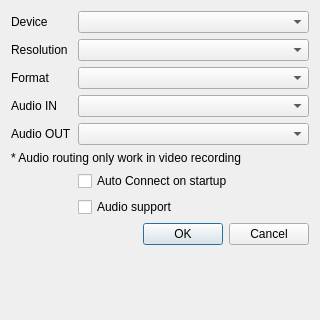
<?xml version="1.0" encoding="UTF-8"?>
<ui version="4.0">
 <class>Dialog</class>
 <widget class="QDialog" name="Dialog">
  <property name="windowModality">
   <enum>Qt::NonModal</enum>
  </property>
  <property name="geometry">
   <rect>
    <x>0</x>
    <y>0</y>
    <width>320</width>
    <height>320</height>
   </rect>
  </property>
  <property name="minimumSize">
   <size>
    <width>280</width>
    <height>180</height>
   </size>
  </property>
  <property name="windowTitle">
   <string>Device setup</string>
  </property>
  <property name="layoutDirection">
   <enum>Qt::LeftToRight</enum>
  </property>
  <layout class="QFormLayout" name="formLayout">
   <item row="2" column="0">
    <widget class="QLabel" name="label">
     <property name="text">
      <string>Device</string>
     </property>
    </widget>
   </item>
   <item row="2" column="1">
    <widget class="QComboBox" name="comboBox">
     <property name="mouseTracking">
      <bool>false</bool>
     </property>
    </widget>
   </item>
   <item row="3" column="0">
    <widget class="QLabel" name="label_2">
     <property name="text">
      <string>Resolution</string>
     </property>
    </widget>
   </item>
   <item row="3" column="1">
    <widget class="QComboBox" name="comboBox_2"/>
   </item>
   <item row="10" column="1">
    <widget class="QDialogButtonBox" name="buttonBox">
     <property name="orientation">
      <enum>Qt::Horizontal</enum>
     </property>
     <property name="standardButtons">
      <set>QDialogButtonBox::Cancel|QDialogButtonBox::Ok</set>
     </property>
    </widget>
   </item>
   <item row="4" column="0">
    <widget class="QLabel" name="label_3">
     <property name="text">
      <string>Format</string>
     </property>
    </widget>
   </item>
   <item row="4" column="1">
    <widget class="QComboBox" name="comboBox_3"/>
   </item>
   <item row="9" column="1">
    <widget class="QCheckBox" name="checkBoxAudio">
     <property name="text">
      <string>Audio support</string>
     </property>
    </widget>
   </item>
   <item row="5" column="0">
    <widget class="QLabel" name="label_4">
     <property name="text">
      <string>Audio IN</string>
     </property>
    </widget>
   </item>
   <item row="5" column="1">
    <widget class="QComboBox" name="comboBox_4">
     <property name="mouseTracking">
      <bool>false</bool>
     </property>
    </widget>
   </item>
   <item row="6" column="0">
    <widget class="QLabel" name="label_5">
     <property name="text">
      <string>Audio OUT</string>
     </property>
    </widget>
   </item>
   <item row="8" column="1">
    <widget class="QCheckBox" name="checkBoxAutoConnect">
     <property name="text">
      <string>Auto Connect on startup</string>
     </property>
    </widget>
   </item>
   <item row="6" column="1">
    <widget class="QComboBox" name="comboBox_5">
     <property name="mouseTracking">
      <bool>false</bool>
     </property>
    </widget>
   </item>
   <item row="7" column="0" colspan="2">
    <widget class="QLabel" name="label_7">
     <property name="text">
      <string>* Audio routing only work in video recording</string>
     </property>
    </widget>
   </item>
  </layout>
 </widget>
 <resources/>
 <connections>
  <connection>
   <sender>buttonBox</sender>
   <signal>accepted()</signal>
   <receiver>Dialog</receiver>
   <slot>accept()</slot>
   <hints>
    <hint type="sourcelabel">
     <x>248</x>
     <y>254</y>
    </hint>
    <hint type="destinationlabel">
     <x>157</x>
     <y>274</y>
    </hint>
   </hints>
  </connection>
  <connection>
   <sender>buttonBox</sender>
   <signal>rejected()</signal>
   <receiver>Dialog</receiver>
   <slot>reject()</slot>
   <hints>
    <hint type="sourcelabel">
     <x>316</x>
     <y>260</y>
    </hint>
    <hint type="destinationlabel">
     <x>286</x>
     <y>274</y>
    </hint>
   </hints>
  </connection>
 </connections>
</ui>
